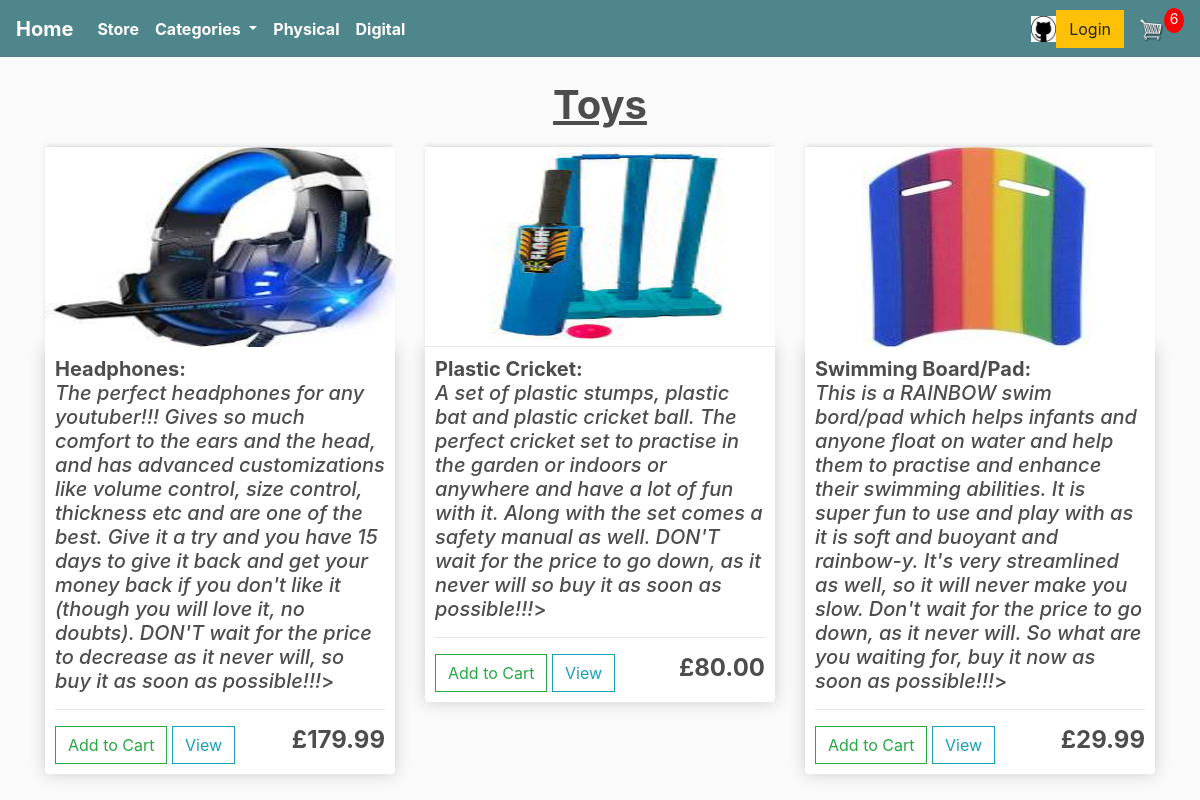
Screenshot of /toys/ (signed in) with the database file from the repository.
### store/models.py (models this page shows, shortened)
class Product(models.Model):
    name = models.CharField(max_length=20, null=True)
    price = models.DecimalField(max_digits=6, decimal_places=2)
    digital = models.BooleanField(default=False, null=True, blank=True)
    category = models.CharField(max_length=30, null=True)
    second_category = models.CharField(max_length=30, null=True, blank=True)
    image = models.ImageField(null=True, blank=True)
    description = models.TextField(max_length=1000, null=True)
    @property
    def imageURL(self):
        try:
            url = self.image.url
        except:
            url = ''
        return url

### store/views.py (the view)
# urls.py: path('toys/', views.toys, name="toys"),
def toys(request):
    data = cartData(request)
    cartItems = data['cartItems']
    products = Product.objects.all()
    context = {'products': products, 'cartItems': cartItems}
    return render(request, 'store/toys.html', context)

### store/models.py (called while the page is built)
    @property
    def get_cart_items(self):
        orderitems = self.orderitem_set.all()
        total = sum([item.quantity for item in orderitems])
        return total

### store/utils.py (called while the page is built)
def cartData(request):
    if request.user.is_authenticated:
        customer = request.user.customer
        order, created = Order.objects.get_or_create(customer=customer, complete=False)
        items = order.orderitem_set.all()
        cartItems = order.get_cart_items
    else:
        cookieData = cookieCart(request)
        cartItems = cookieData['cartItems']
        order = cookieData['order']
        items = cookieData['items']
    return {'cartItems': cartItems, 'order': order, 'items': items}

### store/templates/store/toys.html
{% extends 'store/main.html' %}
{% load static %}
{% block content %}
    <h1><strong><u><center>Toys</center></u></strong></h1>
    <div class="row">
        {% for product in products %}
            {% if product.category == 'Toys' or product.second_category == 'Toys' %}
                <div class="col-lg-4">
                    <img class="thumbnail" src="{{product.imageURL}}">
                    <div class="box-element product">
                        <h5><strong>{{product.name}}:</strong> <br /><i>{{product.description}}</i>></h5>
                        <hr>
                        <button data-product="{{product.id}}" data-action="add"
                                class="btn btn-outline-success add-btn update-cart">Add to Cart</button>
                        <a class="btn btn-outline-info" href="{{product.imageURL}}" target="_blank">View</a>
                        <h4 style="display: inline-block; float: right"><strong>£{{product.price}}</strong></h4>
                  </div>
                </div>
            {% endif %}
        {% endfor %}
    </div>
{% endblock content %}

### static/css/main.css (style rules this page uses)
body { background-color: hsl(0, 0%, 98%); }
h1,h2,h3,h4,h5,h6 { color:hsl(0, 0%, 30%); }
.box-element { box-shadow:hsl(0, 0%, 80%) 0 0 16px; background-color: #fff; border-radius: 4px; padding: 10px; }
.thumbnail { width: 100%; height: 200px; -webkit-box-shadow: -1px -3px 5px -2px rgba(214,214,214,1); -moz-box-shadow: -1px -3px 5px -2px rgba(214,214,214,1); box-shadow: -1px -3px 5px -2px rgba(214,214,214,1); }
.product { border-radius: 0 0 4px 4px; }
.col-lg-4, .col-lg-6, .col-lg-8, .col-lg-12 { margin-top: 10px; }
.btn { border-radius: 0; }

### rows the page displays
Product: imageURL (picture), name "Headphones", description "The perfect headphones for any youtuber!!! Gives so much comfort to the ears and the head, and has advanced customizations like volume control, size control, thickness etc and are one of the best. Give it a try and you have 15 days to give it back and get your money back if you don't like it (though you will love it, no doubts). DON'T wait for the price to decrease as it never will, so buy it as soon as possible!!!", price "179.99"
Product: imageURL (picture), name "Plastic Cricket", description "A set of plastic stumps, plastic bat and plastic cricket ball. The perfect cricket set to practise in the garden or indoors or anywhere and have a lot of fun with it. Along with the set comes a safety manual as well. DON'T wait for the price to go down, as it never will so buy it as soon as possible!!!", price "80.00"
Product: imageURL (picture), name "Swimming Board/Pad", description "This is a RAINBOW swim bord/pad which helps infants and anyone float on water and help them to practise and enhance their swimming abilities. It is super fun to use and play with as it is soft and buoyant and rainbow-y. It's very streamlined as well, so it will never make you slow. Don't wait for the price to go down, as it never will. So what are you waiting for, buy it now as soon as possible!!!", price "29.99"

### other values shown
{{ cartItems }} "6"
